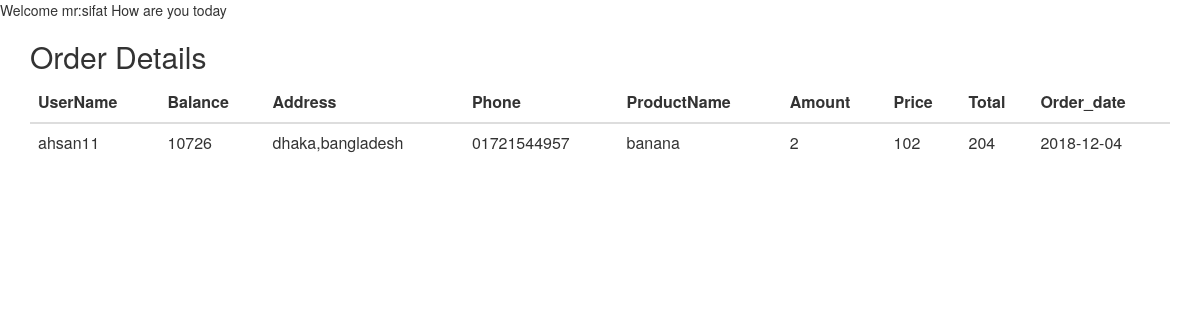
The page /order.php (signed in) on the database its author committed.
### tables this page shows
CREATE TABLE `users` (
  `user_id` int(11) NOT NULL,
  `name` varchar(100) NOT NULL,
  `username` varchar(66) NOT NULL,
  `email` varchar(66) NOT NULL,
  `password` varchar(250) NOT NULL,
  `phone` varchar(66) NOT NULL,
  `address` text NOT NULL,
  `amount` int(11) NOT NULL,
  `regi_date` date NOT NULL
);

CREATE TABLE `order_menu` (
  `menu_id` int(11) NOT NULL,
  `product_id` int(11) NOT NULL,
  `user_id` int(11) NOT NULL,
  `product_name` varchar(100) NOT NULL,
  `quantity` int(11) NOT NULL,
  `price` int(11) NOT NULL,
  `total` int(11) NOT NULL
);

CREATE TABLE `orders` (
  `order_id` int(11) NOT NULL,
  `user_id` int(11) NOT NULL,
  `total_price` int(11) NOT NULL,
  `order_date` date NOT NULL
);

### order.php (the view, shortened to what this page needs)
  <?php
  include 'config.php';
  if(isset($_SESSION['admin']))
  {
    echo "Welcome mr:".$_SESSION['admin']." How are you today";
  }
  else
    {
      header('location:index.php');
    }
 ?>
 <!DOCTYPE html>
<html lang="en">
<head>
  <link rel="stylesheet" href="https://maxcdn.bootstrapcdn.com/bootstrap/3.3.7/css/bootstrap.min.css">
</head>
<body>
<div class="container">
  <h2>Order Details</h2>
  <table class="table table-hover">
    <thead>
      <tr>
        <th>UserName</th>
        <th>Balance</th>
        <th>Address</th>
        <th>Phone</th>
        <th>ProductName</th>
        <th>Amount</th>
        <th>Price</th>
        <th>Total</th>
        <th>Order_date</th>
      </tr>
    </thead>
    <tbody>
    	<?php
    	$sql='SELECT users.username,users.amount,users.address,users.phone,order_menu.product_name,order_menu.quantity,order_menu.price,orders.total_price,orders.order_date FROM users JOIN order_menu ON users.user_id=order_menu.user_id JOIN orders ON order_menu.user_id=orders.user_id';
    	$result=mysqli_query($con,$sql);
    	$count=mysqli_num_rows($result);
    	if($count>0)
    	{
    		while($rows=mysqli_fetch_array($result))
    		{   echo "<tr>";
    			$username=$rows['username'];
    			$balnce=$rows['amount'];
    			$address=$rows['address'];
    			$phone=$rows['phone'];
    			$product_name=$rows['product_name'];
    			$quantity=$rows['quantity'];
    			$price=$rows['price'];
    			$total_price=$rows['total_price'];
    			$order_date=$rows['order_date'];
    			echo " <td>$username</td>
    			<td>$balnce</td>
    			<td>$address</td>
    			<td>$phone</td>
    			<td>$product_name</td>
    			<td>$quantity</td>
    			<td>$price</td>
    			<td>$total_price</td>
    			<td>$order_date</td>
    			";
    			echo "</tr>";
    		}
    	}
    	?>
    </tbody>
  </table>
</div>
</body>
</html>

### rows shown on the page
users: username "ahsan11", amount "10726", address "dhaka,bangladesh", phone "01721544957", order_menu.product_name "banana", order_menu.quantity "2", order_menu.price "102", orders.total_price "204", orders.order_date "2018-12-04"

### other values the page prints
$_SESSION['admin'] "sifat"
